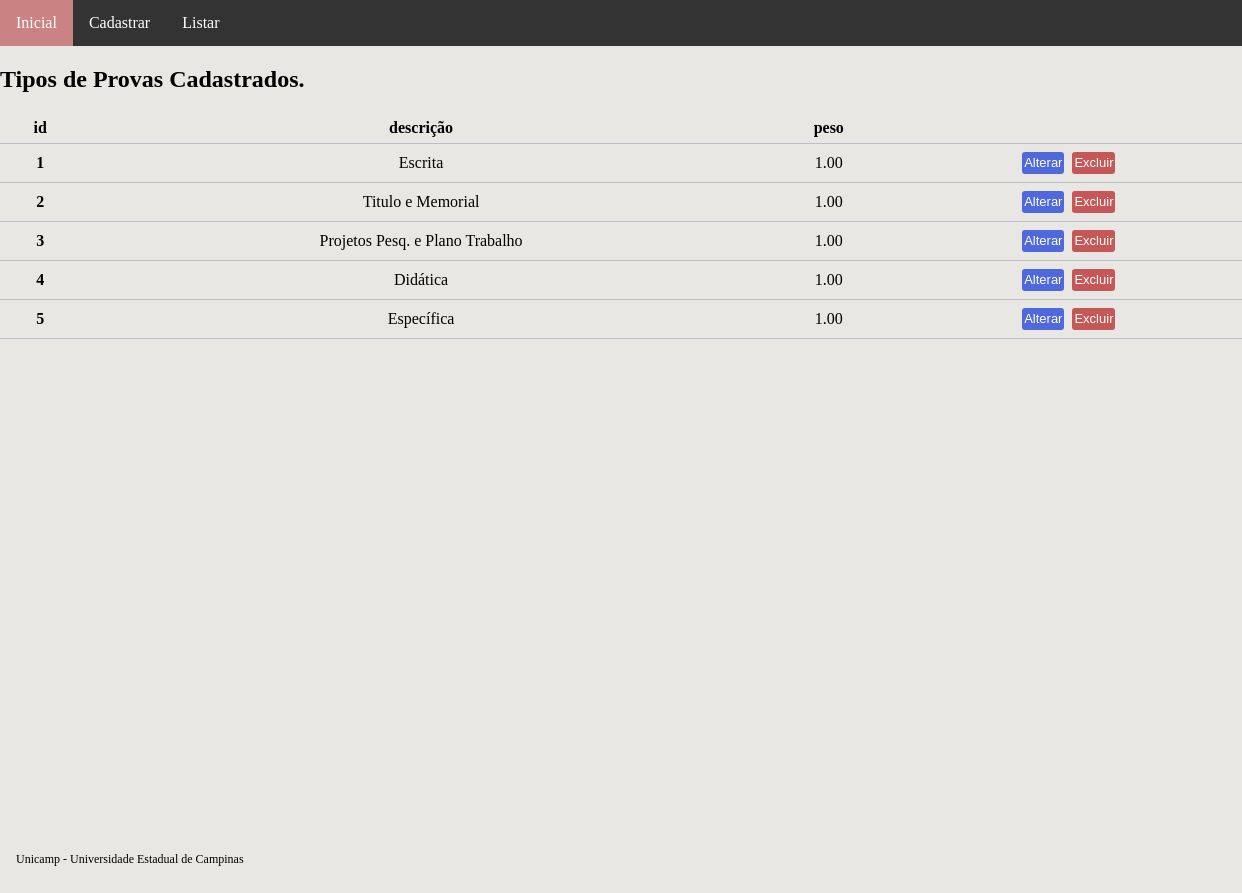
Page /tipo-list on the committed database.
### main/models.py (models this page shows, shortened)
class Tipo(models.Model):
    peso = models.DecimalField(max_digits=5, decimal_places=2)
    descricao = models.CharField(max_length=100, db_index=True)
    precedencia = models.ImageField(null=False, blank=False, default=0)

### main/views.py (the view)
# urls.py: path('tipo-list', CadastroTipoList.as_view(template_name='tipo_list.html'),
class CadastroTipoList(ListView):
    model = Tipo

### main/templates/tipo_list.html (shortened to what this page needs)
{% extends "base.html" %}
{% block conteudo %}
{% if tipo_list %}
<h2>Tipos de Provas Cadastrados.</h2>
<table class="tabela">
    <thead>
        <tr>
            <th>id</th>
            <th>descrição</th>
            <th>peso</th>
        </tr>
    </thead>
    <tbody>
        {% for n in tipo_list %}
        <tr>
            <th scope="row">{{ n.pk }}</th>
            <td>{{ n.descricao }}</td>
            <td>{{ n.peso }}</td>
            <td>
                <a href="{% url 'tipo_update' pk=n.pk %}"><button class="botao_confirmar">Alterar</button></a>
                <a href="{% url 'tipo_delete' pk=n.pk %}"><button class="botao_aviso">Excluir</button></a>
            </td>
        </tr>
        {% endfor %}
    </tbody>
</table>
{% else %}
<h2>Não há tipos de provas cadastrados.</h2>
{% endif %}
{% endblock conteudo %}

### static/css/main.css (style rules this page uses)
body, html { background-color: rgb(233, 231, 228); margin: 0; padding: 0; height: 100%; }
.botao_confirmar { border-style: none; border-radius: 3px; color: #ffffff; background-color: #4f69dd; text-align: center; text-decoration: none; font-family: sans-serif; font-size: 13px; margin: 2px 2px; padding: 2px; height: 22px; width: auto; }
.botao_aviso { border: none; border-radius: 3px; color: #ffffff; background-color: #c55757; text-align: center; text-decoration: none; font-family: sans-serif; font-size: 13px; margin: 2px 2px; padding: 2px; height: 22px; width: auto; }
table { border-collapse: collapse; width: 100%; max-width: 100%; margin: auto; }
tr, th, td { padding: 6px; text-align: center; border-bottom: 1px solid #bebec9; }

### rows in the picture
Tipo: pk "1", descricao "Escrita", peso "1.00"
Tipo: pk "2", descricao "Titulo e Memorial", peso "1.00"
Tipo: pk "3", descricao "Projetos Pesq. e Plano Trabalho", peso "1.00"
Tipo: pk "4", descricao "Didática", peso "1.00"
Tipo: pk "5", descricao "Específica", peso "1.00"
